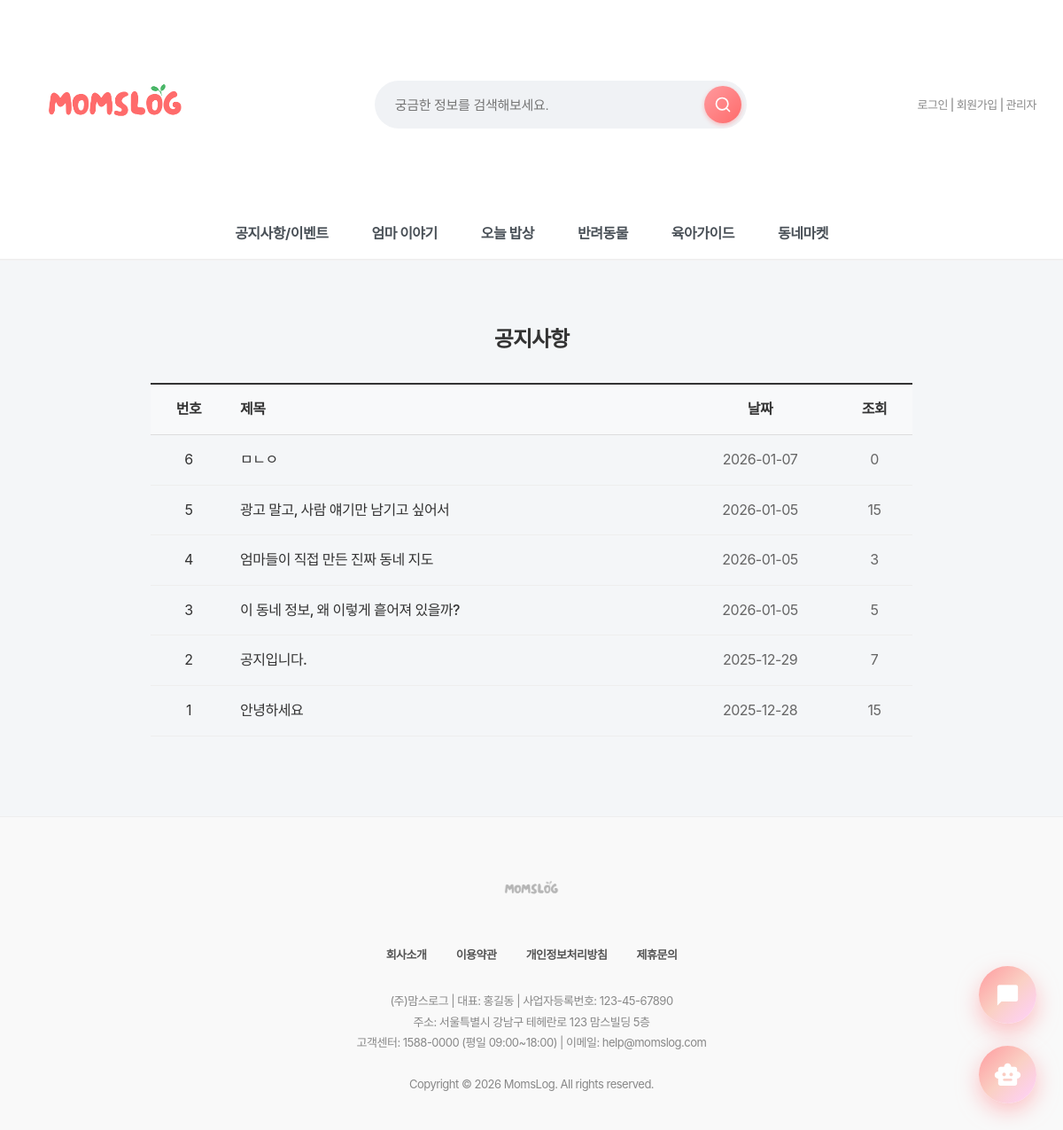
/board/notice/, run on the app's committed database.
### board/models.py (models this page shows, shortened)
class Notice(models.Model):
    title = models.CharField("제목", max_length=100)
    content = models.TextField("내용")
    created_at = models.DateTimeField("작성일", auto_now_add=True)
    view_count = models.IntegerField("조회수", default=0)
    class Meta:
        verbose_name = '공지사항'
        verbose_name_plural = '공지사항'

### board/views.py (the view)
# urls.py: path('notice/', views.notice_list, name='notice_list'),
def notice_list(request):
    notices = Notice.objects.all().order_by('-created_at') # 최신글 순서
    return render(request, 'board/notice_list.html', {'notices': notices})

### quests/context_processors.py (called while the page is built, shortened)
def today_quest(request):
    if not request.user.is_authenticated:
        return {
            "today_quest": None,
            "grade_progress": None,
        }

### board/templates/board/notice_list.html (shortened to what this page needs)
{% extends 'base.html' %}
{% block content %}
<div class="notice-container">
    <h2 style="text-align: center; margin-bottom: 30px; font-weight: 800;">
    <a href="{% url 'board:notice_list' %}" style="text-decoration: none; color: #333;">
        공지사항
    </a>
    </h2>
    <table class="notice-table">
        <thead>
            <tr>
                <th style="width: 10%;">번호</th>
                <th style="text-align: left;">제목</th>
                <th style="width: 20%;">날짜</th>
                <th style="width: 10%;">조회</th>
            </tr>
        </thead>
        <tbody>
            {% for notice in notices %}
            <tr>
                <td style="text-align: center;">{{ forloop.revcounter }}</td>
                <td>
                    <a href="{% url 'board:notice_detail' notice.pk %}" style="text-decoration: none; color: #333; font-weight: 500;">
                        {{ notice.title }}
                    </a>
                </td>
                <td style="text-align: center; color: #666;" data-label="날짜">{{ notice.created_at|date:"Y-m-d" }}</td>
                <td style="text-align: center; color: #666;" data-label="조회">{{ notice.view_count }}</td>
            </tr>
            {% empty %}
            <tr><td colspan="4" style="text-align:center; padding:30px;">등록된 공지사항이 없습니다.</td></tr>
            {% endfor %}
        </tbody>
    </table>
</div>
{% endblock %}

### static/css/style.css (style rules this page uses)
body { font-family: "Pretendard Variable", "Pretendard", -apple-system, BlinkMacSystemFont, system-ui, Roboto, "Helvetica Neue", "Segoe UI", "Apple SD Gothic Neo", "Noto Sans KR", "Malgun Gothic", "Apple Color Emoji", "Segoe UI Emoji", "Segoe UI Symbol", sans-serif; margin: 0; padding: 0; background-color: #f4f6f8; color: #333; line-height: 1.6; letter-spacing: -0.5px; -webkit-font-smoothing: antialiased; -moz-osx-font-smoothing: grayscale; }
h1, h2, h3, h4, h5, h6 { font-weight: 700; letter-spacing: -1px; margin-top: 0; }
a { text-decoration: none; color: inherit; transition: all 0.3s ease; }

### static/css/mobile.css (style rules this page uses)
* { box-sizing: border-box; }

### static/css/darkmode.css (style rules this page uses)
body, header, .main-nav, .card, input, textarea, select, button, table { transition: background-color 0.3s ease, color 0.3s ease, border-color 0.3s ease; }

### static/css/premium-finish.css (style rules this page uses)
* { --transition-fast: 0.2s; --transition-normal: 0.3s; --transition-slow: 0.5s; --ease-spring: cubic-bezier(0.23, 1, 0.320, 1); --ease-smooth: cubic-bezier(0.25, 0.46, 0.45, 0.94); }

### static/css/chatbot.css (style rules this page uses)
:root { --primary-gradient: linear-gradient(135deg, #FF9A9E 0%, #FAD0C4 50%, #FFD1FF 100%); --glass-bg: rgba(255, 255, 255, 0.85); --glass-border: 1px solid rgba(255, 255, 255, 0.5); --shadow-xl: 0 20px 40px rgba(0, 0, 0, 0.1), 0 10px 20px rgba(0, 0, 0, 0.05); --text-dark: #2d3436; }
body { font-family: 'Pretendard', sans-serif; }

### main/templates/base.html (style rules this page uses)
* { font-family: "Pretendard", -apple-system, BlinkMacSystemFont, system-ui, Roboto, "Helvetica Neue", "Segoe UI", "Apple SD Gothic Neo", "Noto Sans KR", "Malgun Gothic", "Apple Color Emoji", "Segoe UI Emoji", "Segoe UI Symbol", sans-serif; }

### board/templates/board/notice_list.html (style rules this page uses)
* { box-sizing: border-box; }
.notice-container { max-width: 900px; margin: 50px auto; padding: 20px; width: 100%; }
.notice-table { width: 100%; border-collapse: collapse; border-top: 2px solid #333; }
.notice-table thead tr { background: #f8f9fa; border-bottom: 1px solid #ddd; }
.notice-table th { padding: 15px; }
.notice-table tbody tr { border-bottom: 1px solid #eee; }
.notice-table td { padding: 15px; }

### data on the page
Notice: title "ㅁㄴㅇ", created_at "2026-01-07", view_count "0"
Notice: title "광고 말고, 사람 얘기만 남기고 싶어서", created_at "2026-01-05", view_count "15"
Notice: title "엄마들이 직접 만든 진짜 동네 지도", created_at "2026-01-05", view_count "3"
Notice: title "이 동네 정보, 왜 이렇게 흩어져 있을까?", created_at "2026-01-05", view_count "5"
Notice: title "공지입니다.", created_at "2025-12-29", view_count "7"
Notice: title "안녕하세요", created_at "2025-12-28", view_count "15"
